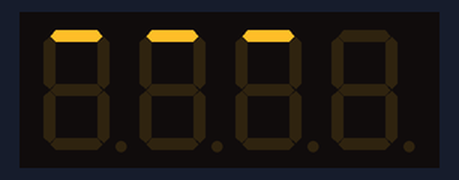
Simulated run of this sketch. Board: Arduino Uno, built with avr-gcc and run on an emulated ATmega328P. On the bench: 4-digit seven-segment display.

Above: at 0.17 s.
At 0.61 s:
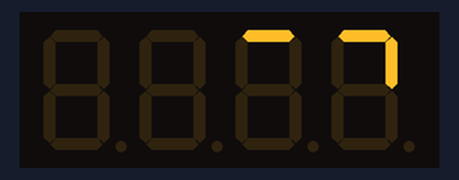
At 1.05 s:
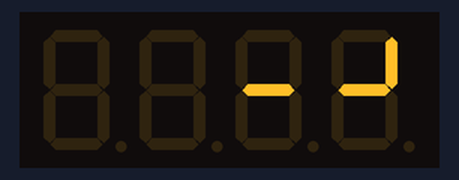
At 2.16 s:
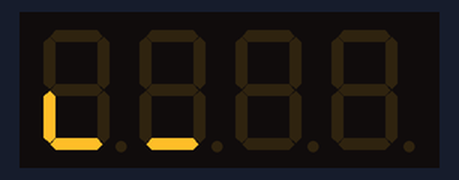
At 3.26 s:
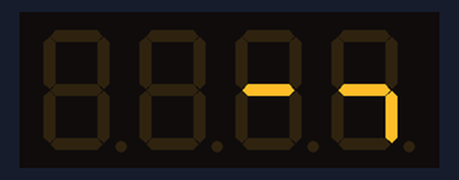
At 4.37 s:
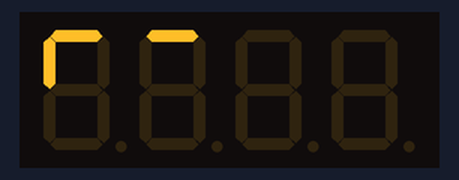

Measured:
- by itself, everything shown: repeats every 4.4 s, in 20 steps

The sketch:

TM1637_Snake_Animation.ino
```cpp
/*
PROJECT: https://wokwi.com/projects/378093853668193281
AUTHOR:  Anastasia Cheremisova
https://github.com/space13pirate
*/

/*
Eng: Including the "TM1637TinyDisplay" library.
Рус: Включение библиотеки "TM1637TinyDisplay".
*/
#include <TM1637TinyDisplay.h>

/*
Eng: Defining 2 constants CLK and DIO and assigning them values 2 and 3 respectively.
Рус: Определение 2 констант CLK и DIO и присваиваивание им значений 2 и 3 соответственно.
*/
#define CLK 2
#define DIO 3

TM1637TinyDisplay display(CLK, DIO);

/*
Eng: Defining an animation array, which is a sequence of animation frames.
Рус: Определение массива анимации, который представляет собой последовательность кадров анимации.
*/
const uint8_t ANIMATION_SNAKE[20][4] = {
// Movement to the right (движение вправо)
{ 0x01, 0x01, 0x01, 0x00 },
{ 0x00, 0x01, 0x01, 0x01 },
// Turning (поворот)
{ 0x00, 0x00, 0x01, 0x03 },
{ 0x00, 0x00, 0x00, 0x43 },
{ 0x00, 0x00, 0x40, 0x42 },
// Movement to the left (движение влево)
{ 0x00, 0x40, 0x40, 0x40 },
{ 0x40, 0x40, 0x40, 0x00 },
// Turning (поворот)
{ 0x50, 0x40, 0x00, 0x00 },
{ 0x58, 0x00, 0x00, 0x00 },
{ 0x18, 0x08, 0x00, 0x00 },
// Movement to the right (движение вправо)
{ 0x08, 0x08, 0x08, 0x00 },
{ 0x00, 0x08, 0x08, 0x08 },
// Turning (поворот)
{ 0x00, 0x00, 0x08, 0x0c },
{ 0x00, 0x00, 0x00, 0x4c },
{ 0x00, 0x00, 0x40, 0x44 },
// Movement to the left (движение влево)
{ 0x00, 0x40, 0x40, 0x40 },
{ 0x40, 0x40, 0x40, 0x00 },
 // Turning (поворот)
{ 0x60, 0x40, 0x00, 0x00 },
{ 0x61, 0x00, 0x00, 0x00 },
{ 0x21, 0x01, 0x00, 0x00 },
};

/*
Eng: The function is executed once when Arduino starts.
Рус: Функция выполняется 1 раз при старте Arduino.
*/
void setup() {
  /*
  Eng: Initializing the indicator using the begin() method of the display object.
  Рус: Инициализация индикатора с помощью метода begin() объекта display.
  */
  display.begin();
}

/*
Eng: The function runs indefinitely after the setup() function is executed.
Рус: Функция выполняется бесконечно после выполнения функции setup().
*/
void loop() {
/*
Eng: Displaying an Animation Sequence
ANIMATION_SNAKE - array with a sequence of animation frames
FRAMES(ANIMATION_SNAKE) - number of animation frames calculated using the FRAMES() macro
TIME_MS(ms) - time interval between animation frames (200 milliseconds)

Рус: Отображение последовательности анимации
ANIMATION_SNAKE - массив с последовательностью кадров анимации
FRAMES(ANIMATION_SNAKE) - количество кадров анимации, вычисляемое с помощью макроса FRAMES()
TIME_MS(ms) - интервал времени между кадрами анимации (200 миллисекунд)
*/
display.showAnimation(ANIMATION_SNAKE, FRAMES(ANIMATION_SNAKE), TIME_MS(200));
}
```
